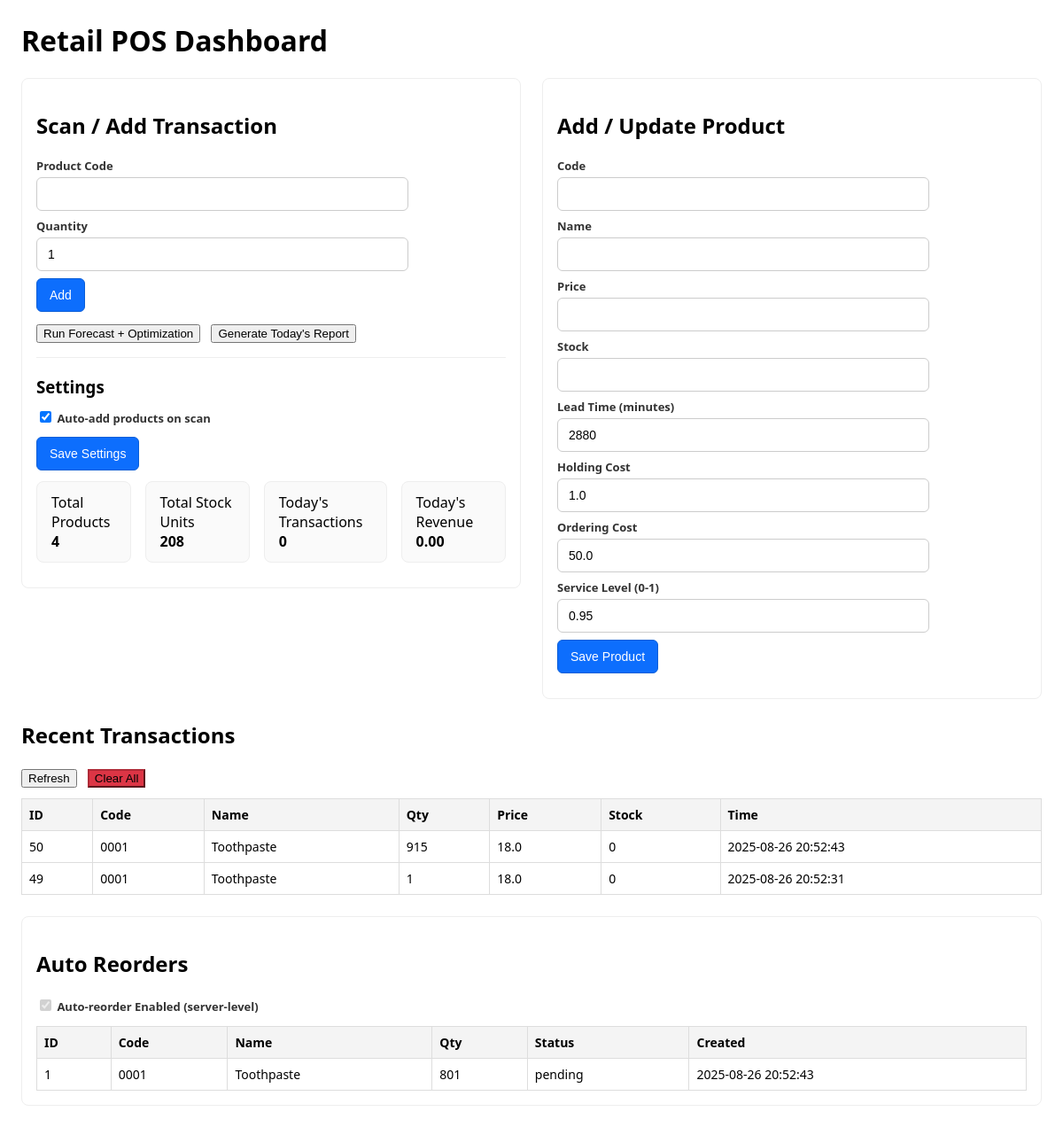
The page / on the database its author committed.
### tables this page shows
CREATE TABLE transactions (
                id INTEGER PRIMARY KEY AUTOINCREMENT,
                product_code TEXT,
                product_name TEXT,
                quantity INTEGER,
                price REAL,
                timestamp TEXT
            , receipt_id TEXT);

CREATE TABLE products (
                product_code TEXT PRIMARY KEY,
                product_name TEXT,
                price REAL,
                stock INTEGER DEFAULT 0,
                lead_time_days INTEGER DEFAULT 2,
                holding_cost REAL DEFAULT 1.0,
                ordering_cost REAL DEFAULT 50.0,
                service_level REAL DEFAULT 0.95
            , lead_time_minutes INTEGER DEFAULT 2880);

### app.py (the view)
@app.route("/")
def index():
    with db_connect() as conn:
        df_tx = pd.read_sql_query(
            """
            SELECT t.*, p.stock AS current_stock
            FROM transactions t
            LEFT JOIN products p ON p.product_code = t.product_code
            ORDER BY t.timestamp DESC
            LIMIT 50
            """,
            conn,
        )
        df_products = pd.read_sql_query("SELECT * FROM products ORDER BY product_name", conn)
        today = today_str()
        row_today = pd.read_sql_query(
            "SELECT COUNT(*) AS n, COALESCE(SUM(quantity*price),0) AS revenue FROM transactions WHERE DATE(timestamp)=?",
            conn,
            params=(today,),
        ).iloc[0]
        total_products = int(df_products.shape[0])
        total_stock_units = int(df_products["stock"].fillna(0).sum()) if not df_products.empty and "stock" in df_products.columns else 0
        kpis = {
            "total_products": total_products,
            "total_stock_units": total_stock_units,
            "today_transactions": int(row_today["n"] or 0),
            "today_revenue": float(row_today["revenue"] or 0.0),
        }
    return render_template(
        "index.html",
        title=APP_TITLE,
        rows=df_tx.to_dict(orient="records"),
        products=df_products.to_dict(orient="records"),
        today=today_str(),
        kpis=kpis,
        auto_add=get_config_flag("AUTO_ADD_PRODUCTS_ON_SCAN", AUTO_ADD_PRODUCTS_ON_SCAN)
    )

### app.py (called while the page is built)
def db_connect():
    return sqlite3.connect(DB_FILE, check_same_thread=False)

def today_str():
    return datetime.now().strftime("%Y-%m-%d")

def get_config_flag(flag_name: str, default_bool: bool) -> bool:
    try:
        with db_connect() as conn:
            c = conn.cursor()
            c.execute("SELECT v FROM meta WHERE k=?", (flag_name,))
            row = c.fetchone()
            if not row:
                return default_bool
            val = str(row[0]).strip().lower()
            return val in ("1", "true", "yes", "on")
    except Exception:
        return default_bool

### templates/index.html (shortened to what this page needs)
<!DOCTYPE html>
<html>
<head>
</head>
<body>
  <h1>Retail POS Dashboard</h1>
  <div class="row">
    <div class="card">
      <h2>Scan / Add Transaction</h2>
      <form id="txnForm" method="POST" action="/add_transaction">
        <div class="field">
          <label>Product Code</label>
          <input id="code" type="text" name="product_code" autofocus required>
        </div>
        <div class="field">
          <label>Quantity</label>
          <input type="number" name="quantity" value="1" min="1" required>
        </div>
        <button type="submit">Add</button>
      </form>
      <div class="actions">
        <button id="btnAnalyze" type="button">Run Forecast + Optimization</button>
        <button id="btnReport" type="button">Generate Today's Report</button>
      </div>
      <div style="margin-top:16px; border-top:1px solid #eee; padding-top:12px;">
        <h3 style="margin:8px 0;">Settings</h3>
        <form method="POST" action="/config">
          <div class="field">
            <label><input type="checkbox" name="auto_add_products" {% if auto_add %}checked{% endif %}> Auto-add products on scan</label>
          </div>
          <button type="submit">Save Settings</button>
        </form>
        <div class="kpis" style="margin-top:12px;">
          <div class="kpi"><div>Total Products</div><div><strong>{{ kpis.total_products }}</strong></div></div>
          <div class="kpi"><div>Total Stock Units</div><div><strong>{{ kpis.total_stock_units }}</strong></div></div>
          <div class="kpi"><div>Today's Transactions</div><div><strong>{{ kpis.today_transactions }}</strong></div></div>
          <div class="kpi"><div>Today's Revenue</div><div><strong>{{ '%.2f'|format(kpis.today_revenue) }}</strong></div></div>
        </div>
      </div>
    </div>
    <div class="card">
      <h2>Add / Update Product</h2>
      <form method="POST" action="/add_product">
        <div class="field"><label>Code</label><input type="text" name="product_code" required></div>
        <div class="field"><label>Name</label><input type="text" name="product_name" required></div>
        <div class="field"><label>Price</label><input type="number" step="0.01" name="price" required></div>
        <div class="field"><label>Stock</label><input type="number" name="stock" required></div>
        <div class="field"><label>Lead Time (minutes)</label><input type="number" name="lead_time_minutes" value="2880"></div>
        <div class="field"><label>Holding Cost</label><input type="number" step="0.01" name="holding_cost" value="1.0"></div>
        <div class="field"><label>Ordering Cost</label><input type="number" step="0.01" name="ordering_cost" value="50.0"></div>
        <div class="field"><label>Service Level (0-1)</label><input type="number" step="0.01" name="service_level" value="0.95"></div>
        <button type="submit">Save Product</button>
      </form>
    </div>
  </div>
  <h2 style="margin-top:24px;">Recent Transactions</h2>
  <div class="actions" style="margin-bottom:8px;">
    <button id="btnTxRefresh" type="button">Refresh</button>
    <button id="btnTxClear" type="button" style="background:#dc3545;border-color:#b02a37;">Clear All</button>
  </div>
  <table>
    <tr>
      <th>ID</th><th>Code</th><th>Name</th><th>Qty</th><th>Price</th><th>Stock</th><th>Time</th>
    </tr>
    {% for r in rows %}
    <tr>
      <td>{{ r['id'] }}</td>
      <td>{{ r['product_code'] }}</td>
      <td>{{ r['product_name'] }}</td>
      <td>{{ r['quantity'] }}</td>
      <td>{{ r['price'] }}</td>
      <td>{{ r['current_stock'] if 'current_stock' in r else '' }}</td>
      <td>{{ r['timestamp'] }}</td>
    </tr>
    {% endfor %}
  </table>
  <div class="row" style="margin-top:24px;">
    <div class="card">
      <h2>Auto Reorders</h2>
      <div class="actions" style="margin-bottom:8px;">
        <form method="POST" action="/config">
          <label><input type="checkbox" name="AUTO_REORDER_ENABLED" checked disabled> Auto-reorder Enabled (server-level)</label>
        </form>
      </div>
      <div id="reorders"></div>
    </div>
  </div>
</body>
</html>

### templates/index.html (style rules this page uses)
body { font-family: system-ui, Arial, sans-serif; margin: 24px; }
h1 { margin-top: 0; }
form { margin: 12px 0; }
input[type=text], input[type=number] { padding: 6px; }
table { border-collapse: collapse; width: 100%; margin-top: 12px; }
th, td { border: 1px solid #ddd; padding: 8px; font-size: 14px; }
th { background: #f4f4f4; text-align: left; }
.row { display: flex; gap: 24px; align-items: flex-start; }
.card { border: 1px solid #eee; padding: 16px; border-radius: 8px; flex: 1; }
.actions a, .actions button { margin-right: 8px; }
.kpis { display: flex; gap: 16px; margin: 12px 0; }
.kpi { background: #fafafa; border: 1px solid #eee; padding: 12px 16px; border-radius: 8px; }
.card form { max-width: 420px; }
.card form .field { display: flex; flex-direction: column; margin: 8px 0; }
.card form label { font-size: 13px; font-weight: 600; margin-bottom: 4px; color: #333; }
.card form input[type=text], .card form input[type=number] { width: 100%; padding: 10px 12px; border: 1px solid #ccc; border-radius: 6px; font-size: 14px; box-sizing: border-box; }
.card form button { padding: 10px 14px; border: 1px solid #0b5ed7; background: #0d6efd; color: #fff; border-radius: 6px; cursor: pointer; font-size: 14px; }

### rows shown on the page
transactions: id "50", product_code "0001", product_name "Toothpaste", quantity "915", price "18.0", stock "0", timestamp "2025-08-26 20:52:43"
transactions: id "49", product_code "0001", product_name "Toothpaste", quantity "1", price "18.0", stock "0", timestamp "2025-08-26 20:52:31"

### other values the page prints
{{ kpis.total_products }} "4"
{{ kpis.total_stock_units }} "208"
{{ kpis.today_transactions }} "0"
{{ '%.2f'|format(kpis.today_revenue) }} "0.00"
